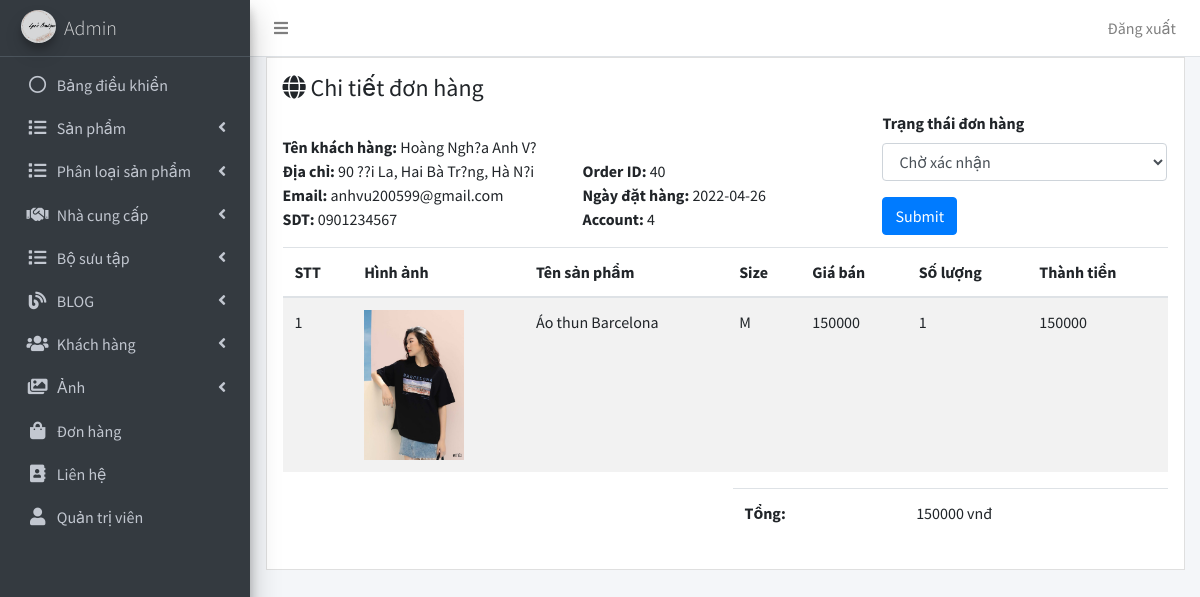
Page /admin/don_hang/chi_tiet.php?id=40 (signed in) on the committed database.
### tables this page shows
CREATE TABLE `tbl_hdb` (
  `id_hdb` int(11) NOT NULL,
  `id_khach_hang` int(11) NOT NULL,
  `phuong_thuc_tt` varchar(100) NOT NULL,
  `ngay_dat_hang` date NOT NULL,
  `tong_tien` int(11) NOT NULL,
  `ten_kh` varchar(255) NOT NULL,
  `email` varchar(100) NOT NULL,
  `sdt` varchar(20) NOT NULL,
  `dia_chi` varchar(255) NOT NULL,
  `trang_thai` varchar(100) NOT NULL
);

CREATE TABLE `tbl_chi_tiet_hdb` (
  `id_chi_tiet` int(11) NOT NULL,
  `id_hdb` int(11) NOT NULL,
  `id_sp` int(11) NOT NULL,
  `size` varchar(20) NOT NULL,
  `so_luong` int(11) NOT NULL,
  `gia_ban` int(11) NOT NULL,
  `tong_tien` int(11) NOT NULL
);

CREATE TABLE `tbl_san_pham` (
  `id_sp` int(11) NOT NULL,
  `id_ncc` int(11) NOT NULL,
  `id_phan_loai` int(11) NOT NULL,
  `id_bst` int(11) DEFAULT NULL,
  `ten_sp` varchar(255) NOT NULL,
  `anh` text NOT NULL,
  `so_luong` int(11) NOT NULL,
  `so_luong_s` int(11) NOT NULL,
  `so_luong_m` int(11) NOT NULL,
  `so_luong_l` int(11) NOT NULL,
  `so_luong_xl` int(11) NOT NULL,
  `gia_ban` int(11) NOT NULL,
  `gia_giam` int(11) DEFAULT NULL,
  `muc_km` int(11) DEFAULT NULL,
  `mo_ta` varchar(255) DEFAULT NULL
);

### admin/don_hang/chi_tiet.php (the view, shortened to what this page needs)
<!DOCTYPE html>
<html>
<head>
  <?php include('../includes/head.php') ?>
</head>
<body class="hold-transition sidebar-mini layout-fixed">
<div class="wrapper">
	<?php include('../includes/header.php') ?>
	<?php include('../includes/sidebar.php') ?>
	<?php include('../includes/ket_noi.php') ?>
	<div class="content-wrapper">
		<section class="content">
			<div class="container-fluid">
			    <div class="row">
			        <div class="col-12">
			            <div class="invoice p-3 mb-3">
			                <div class="row">
			                    <div class="col-12">
			                        <h4>
			                    <i class="fas fa-globe"></i> Chi tiết đơn hàng
			                  </h4>
			                    </div>
			                </div>
			                <tbody>
							<?php
								$id_hdb = $_GET['id'];
								$sql = "SELECT * FROM tbl_hdb WHERE id_hdb=$id_hdb";
								$query_hdb = mysqli_query($ket_noi, $sql);
								$hdb = mysqli_fetch_array($query_hdb);
							?>
			                <div class="row invoice-info">
			                    <div class="col-sm-4 invoice-col">
			                    <address>
			                    	<br>
			                    <b>Tên khách hàng:</b> <?php echo $hdb["ten_kh"];?> <br>
			                    <b>Địa chỉ:</b> <?php echo $hdb["dia_chi"];?><br>
			                    <b>Email:</b> <?php echo $hdb["email"];?><br>
			                    <b>SDT:</b> <?php echo $hdb["sdt"];?>
			                  </address>
			                    </div>
			                    <div class="col-sm-4 invoice-col">
			                        <br>
			                        <br>
			                        <b>Order ID:</b> <?php echo $hdb["id_hdb"];?>
			                        <br>
			                        <b>Ngày đặt hàng:</b> <?php echo $hdb["ngay_dat_hang"];?>
			                        <br>
			                        <b>Account:</b> <?php echo $hdb["id_khach_hang"];?>
			                    </div>
								<div class="col-sm-4 invoice-col">
									<form action="./sua_thuc_hien.php" method="POST">
										<div class="form-group">
											<label for="exampleFormControlSelect1">Trạng thái đơn hàng</label>
											<select class="form-control" name ="trangThai" id="exampleFormControlSelect1">
											<option <?php echo $hdb['trang_thai']  == "Chờ xác nhận" ? 'selected': ''  ?> value="Chờ xác nhận">Chờ xác nhận</option>
											</select>
										</div>
										<button type="submit" class="btn btn-primary">Submit</button>
									</form>
								</div>
			                </div>
			                <div class="row">
			                    <div class="col-12 table-responsive">
			                        <table class="table table-striped">
			                            <thead>
			                                <tr>
			                                    <th>STT</th>
			                                    <th>Hình ảnh</th>
			                                    <th>Tên sản phẩm </th>
												<th>Size </th>
			                                    <th>Giá bán</th>
			                                    <th>Số lượng</th>
			                                    <th>Thành tiền</th>
			                                </tr>
			                            </thead>
			                            <tbody>
										<?php
											$sql = "SELECT tbl_chi_tiet_hdb.size , tbl_chi_tiet_hdb.gia_ban, tbl_chi_tiet_hdb.so_luong, tbl_chi_tiet_hdb.tong_tien, tbl_san_pham.ten_sp, tbl_san_pham.anh FROM tbl_chi_tiet_hdb
												INNER JOIN tbl_san_pham ON tbl_chi_tiet_hdb.id_sp = tbl_san_pham.id_sp
												WHERE tbl_chi_tiet_hdb.id_hdb = $id_hdb
											";
											$query_chi_tiet = mysqli_query($ket_noi, $sql);
											$i=0;
											while ($sp = mysqli_fetch_array($query_chi_tiet)) {
												$i++;
										?>
			                                <tr>
			                                    <td><?php echo $i; ?></td>
												<td>
													<img src="/DoAnTotNghiep/img/<?php
														if ($sp["anh"]<>"") {
															echo $sp["anh"];
														} else {
															echo "diep4.png";
														}
													;?>" width="100px" height="auto">
												</td>
			                                    <td><?php echo $sp['ten_sp']; ?></td>
												<td style="text-transform: uppercase;" ><?php echo $sp['size']; ?></td>
			                                    <td><?php echo $sp['gia_ban']; ?></td>
			                                    <td><?php echo $sp['so_luong']; ?></td>
			                                    <td><?php echo $sp['tong_tien']; ?></td>
											</tr>
										<?php
											}
										?>
			                            </tbody>
			                        </table>
			                    </div>
			                </div>
			                <div class="row">
			                    <div class="col-6">
			                    </div>
			                    <div class="col-6">
			                        <div class="table-responsive">
			                            <table class="table">
			                                <tbody>
			                                    <tr>
			                                        <th>Tổng:</th>
			                                        <td><?php echo $hdb["tong_tien"];?> vnđ</td>
			                                    </tr>
			                                </tbody>
			                            </table>
			                        </div>
			                    </div>
			                </div>
							</tbody>
			            </div>
			        </div>
			    </div>
			</div>
		</section>
		</div>
	</div>
</body>
</html>

### rows in the picture
tbl_hdb: ten_kh "Hoàng Ngh?a Anh V?", dia_chi "90 ??i La, Hai Bà Tr?ng, Hà N?i", email "anhvu200599@gmail.com", sdt "0901234567", id_hdb "40", ngay_dat_hang "2022-04-26", id_khach_hang "4", tong_tien "150000"
tbl_chi_tiet_hdb: id_sp.anh (picture), id_sp.ten_sp "Áo thun Barcelona", size "M", gia_ban "150000", so_luong "1", tong_tien "150000"
